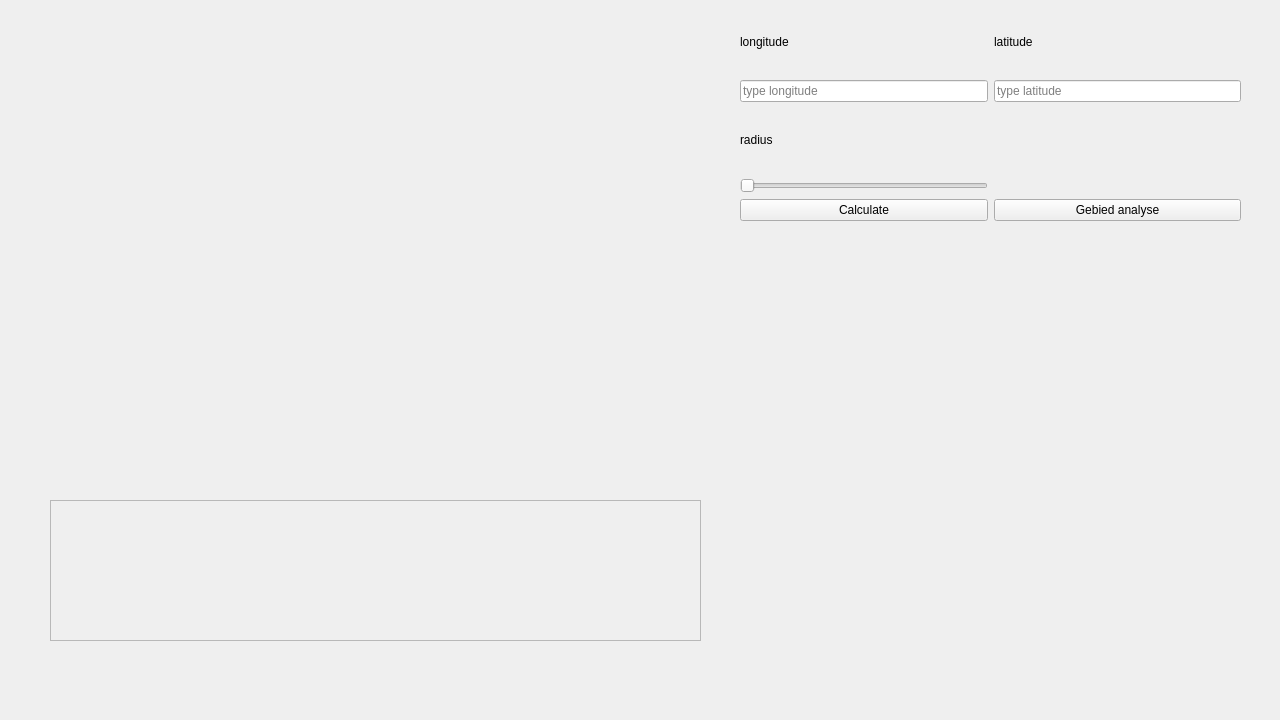
<?xml version="1.0" encoding="UTF-8"?>
<ui version="4.0">
 <class>Form</class>
 <widget class="QWidget" name="Form">
  <property name="enabled">
   <bool>true</bool>
  </property>
  <property name="geometry">
   <rect>
    <x>0</x>
    <y>0</y>
    <width>1280</width>
    <height>720</height>
   </rect>
  </property>
  <property name="minimumSize">
   <size>
    <width>1280</width>
    <height>720</height>
   </size>
  </property>
  <property name="maximumSize">
   <size>
    <width>1280</width>
    <height>720</height>
   </size>
  </property>
  <property name="cursor">
   <cursorShape>PointingHandCursor</cursorShape>
  </property>
  <property name="windowTitle">
   <string>Form</string>
  </property>
  <widget class="QWidget" name="layoutWidget">
   <property name="geometry">
    <rect>
     <x>740</x>
     <y>10</y>
     <width>501</width>
     <height>211</height>
    </rect>
   </property>
   <layout class="QGridLayout" name="gridLayout">
    <item row="1" column="1">
     <widget class="QLineEdit" name="latitude">
      <property name="placeholderText">
       <string>type latitude</string>
      </property>
     </widget>
    </item>
    <item row="5" column="1">
     <widget class="QPushButton" name="btn_analyse">
      <property name="text">
       <string>Gebied analyse</string>
      </property>
     </widget>
    </item>
    <item row="2" column="0">
     <widget class="QLabel" name="label_3">
      <property name="text">
       <string>radius</string>
      </property>
     </widget>
    </item>
    <item row="0" column="0">
     <widget class="QLabel" name="label">
      <property name="text">
       <string>longitude</string>
      </property>
     </widget>
    </item>
    <item row="1" column="0">
     <widget class="QLineEdit" name="longitude">
      <property name="placeholderText">
       <string>type longitude</string>
      </property>
     </widget>
    </item>
    <item row="5" column="0">
     <widget class="QPushButton" name="button">
      <property name="enabled">
       <bool>true</bool>
      </property>
      <property name="text">
       <string>Calculate</string>
      </property>
     </widget>
    </item>
    <item row="0" column="1">
     <widget class="QLabel" name="label_2">
      <property name="text">
       <string>latitude</string>
      </property>
     </widget>
    </item>
    <item row="3" column="0">
     <widget class="QSlider" name="slider_radius">
      <property name="orientation">
       <enum>Qt::Horizontal</enum>
      </property>
     </widget>
    </item>
    <item row="3" column="1">
     <widget class="QLabel" name="radius">
      <property name="text">
       <string/>
      </property>
     </widget>
    </item>
   </layout>
  </widget>
  <widget class="QWidget" name="verticalLayoutWidget">
   <property name="geometry">
    <rect>
     <x>30</x>
     <y>20</y>
     <width>691</width>
     <height>391</height>
    </rect>
   </property>
   <layout class="QVBoxLayout" name="mapbox"/>
  </widget>
  <widget class="QFrame" name="frame">
   <property name="geometry">
    <rect>
     <x>50</x>
     <y>500</y>
     <width>651</width>
     <height>141</height>
    </rect>
   </property>
   <property name="frameShape">
    <enum>QFrame::StyledPanel</enum>
   </property>
   <property name="frameShadow">
    <enum>QFrame::Sunken</enum>
   </property>
   <widget class="QLabel" name="result">
    <property name="geometry">
     <rect>
      <x>30</x>
      <y>20</y>
      <width>541</width>
      <height>91</height>
     </rect>
    </property>
    <property name="autoFillBackground">
     <bool>false</bool>
    </property>
    <property name="frameShadow">
     <enum>QFrame::Raised</enum>
    </property>
    <property name="text">
     <string/>
    </property>
   </widget>
  </widget>
 </widget>
 <resources/>
 <connections/>
</ui>
